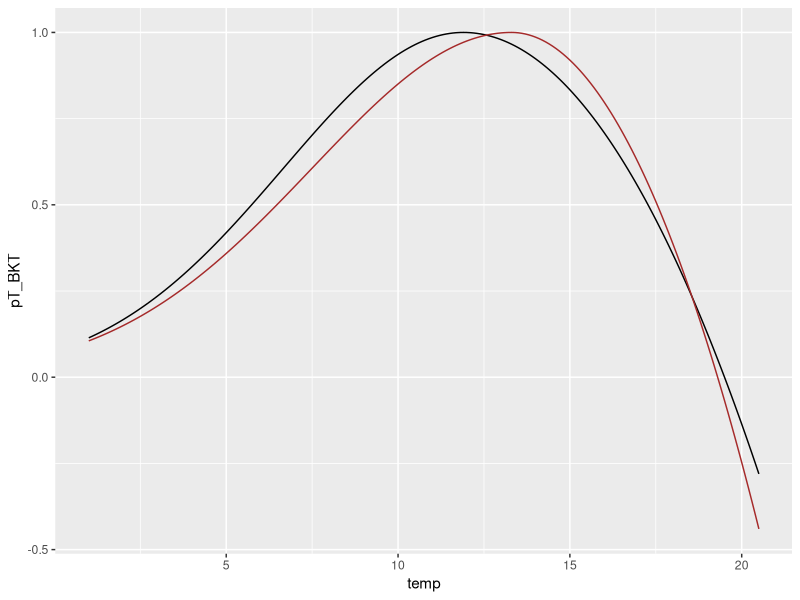

This figure's R source:
#From Evan's Ecology paper'
library(tidyverse)
library(ggplot2)

d <- data.frame(temp = seq(1,20.5,0.1))

# bkt first, bnt second

# Perf curve ###############
tOpt <- c(11.9,13.3)
cTMax <- c(19.5,19.3)
sigma <- c(3.7,4.1)

i <- 1
d$pT_BKT <- ifelse( d$temp <= tOpt[i],
                 exp(-((d$temp - tOpt[i])/(2*sigma[i]))^2), #there's an error in the paper
                 1 - ((d$temp - tOpt[i])/(tOpt[i] - cTMax[i]))^2
              )

i <- 2
d$pT_BNT <- ifelse( d$temp <= tOpt[i],
                    exp(-((d$temp - tOpt[i])/(2*sigma[i]))^2), #there's an error in the paper
                    1 - ((d$temp - tOpt[i])/(tOpt[i] - cTMax[i]))^2
)

ggplot(d, aes(temp,pT_BKT)) + geom_line() + geom_line(aes(temp,pT_BNT), color = "brown")
#################


getPerf <- function(tempIn,sppIn=1,ctMaxIn=1,sigmaIn=1){

  perf <- ifelse( tempIn <= tOpt[sppIn],
                      exp(-((tempIn - tOpt[sppIn])/(2*sigma[sppIn]))^2), #there's an error in the paper
                      1 - ((tempIn - tOpt[sppIn])/(tOpt[sppIn] - cTMax[sppIn]))^2
  )
  return(perf)
}

## gOpt part
lInf <- 354
k <- 0.0013
flowBeta <- 0.098
bktBeta <- -0.051
bntBeta <- -0.039

bktDen <- 7.01
bntDen <- 13.00
flow <- 0.14

len <- 100

getGOpt <- function(lenIn,flowIn=flow,bktDenIn=bktDen,bntDenIn=bntDen){

  gOpt <- k*(lInf-lenIn) + flowBeta*flowIn + bktBeta*bktDenIn + bntBeta*bntDenIn

  return(gOpt)
}

getGrowth <- function(lenIn,tempIn=10,intervalLength=70,flowIn=flow,bktDenIn=bktDen,bntDenIn=bntDen,sppIn=1,ctMaxIn=1,sigmaIn=1){

  growth <- getGOpt(lenIn) * getPerf(tempIn,sppIn,ctMaxIn=1,sigmaIn=1)
  len2 <- lenIn + growth * intervalLength

  return(list(growth=growth,len2=len2))
}

getGrowth(60:100,10)
getGrowth(100,10:18)




